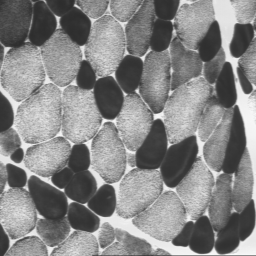
#> input picture Taller1/images/muscle.png, 256 x 256 px
$ jupyter execute Punto8Sintesis.ipynb
#> lines starting #> are read from the running program, lines starting #| are printed output that depends on the picture
[cell 1]
import matplotlib.pyplot as plt
import cv2
import numpy as np

[cell 2]
muscle = cv2.imread("./images/muscle.png")
#> muscle is the input picture: shape (256, 256, 3); min 44, max 249, mean 133.1

[cell 3]
plt.imshow(muscle, cmap='gray')
plt.show()

[cell 4]
hist = cv2.calcHist([muscle], [0], None, [256], [0, 256])
#> hist = 256 values, max 1174 at index 57, min 0 at index 0, mean 256
plt.plot(hist)
plt.show()
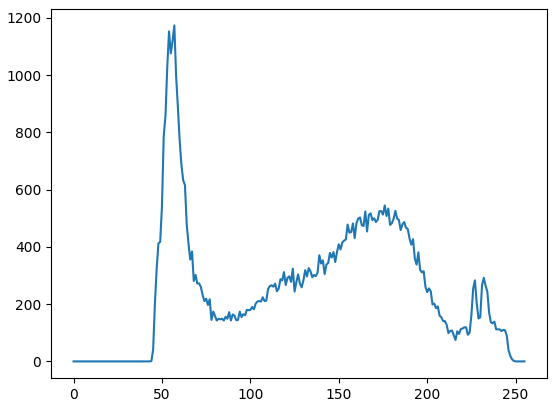
#> figure drawn by matplotlib, 1 panel; curve peaks at x = 57, y = 1174

# Expansión

[cell 5]
I_min = np.min(muscle)
#> I_min = 44
I_max = np.max(muscle)
#> I_max = 249

muscle_exp = ((muscle - I_min) * (255 / (I_max - I_min))).astype(np.uint8)
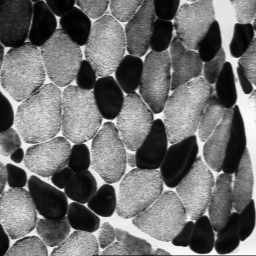
#> muscle_exp: shape (256, 256, 3); min 0, max 255, mean 110.4

[cell 6]
plt.imshow(muscle_exp, cmap='gray')
plt.show()

Ahora se puede apreciar en negro el color a colorear

[cell 7]
hist_exp = cv2.calcHist([muscle_exp], [0], None, [256], [0, 256])
#> hist_exp = 256 values, max 1174 at index 16, min 0 at index 5, mean 256
plt.plot(hist_exp)
plt.show()
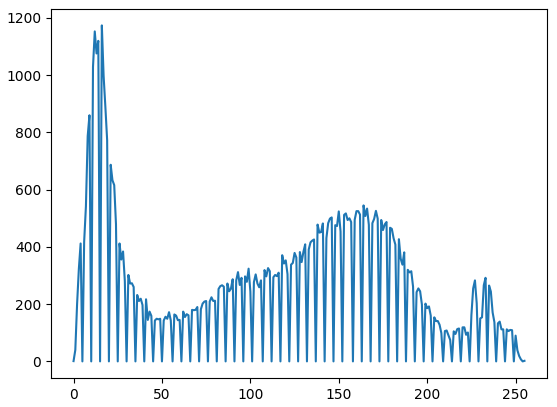
#> figure drawn by matplotlib, 1 panel; curve peaks at x = 16, y = 1174

Las fibras negras son la primera gran "montaña" del histograma, por lo que en la imagen original se pintarán de blanco los pixeles que en la imagen extendida tengan un valor por debajo de 50 (fin aproximado de la primera montaña)

[cell 8]
muscle_exp[4][4][0]
#> Out = 26

[cell 9]
img_pintada = muscle.copy()

limite = 50

for i in range(len(img_pintada)):
    for j in range(len(img_pintada[0])):
        if muscle_exp[i][j][0] < limite:
            img_pintada[i][j] = 255
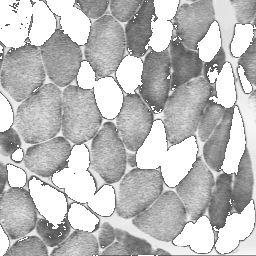
#> img_pintada: shape (256, 256, 3); min 85, max 255, mean 189.4

$ run again, with Taller1/images/bureau.png copied over Taller1/images/muscle.png
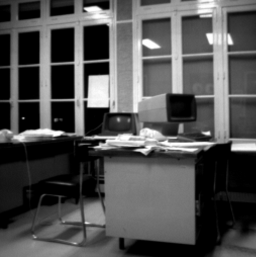
#> input picture Taller1/images/bureau.png, 256 x 257 px
#> muscle is the input picture: shape (257, 256, 3); min 0, max 255, mean 80.9
#> hist = 256 values, max 12623 at index 0, min 36 at index 251, mean 257
#> `plt.show()`:
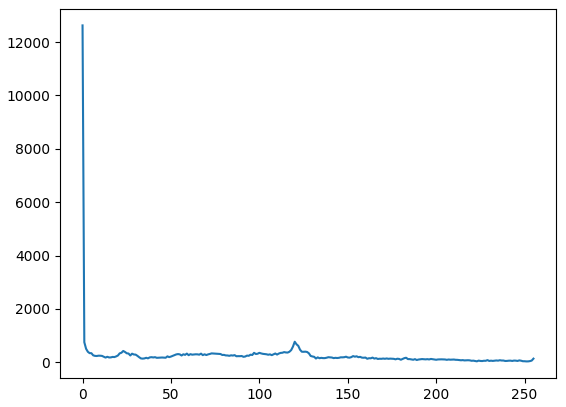
#> figure drawn by matplotlib, 1 panel; curve peaks at x = 0, y = 12623
#> I_min = 0
#> I_max = 255
#> hist_exp has the same summary as hist
#> Out = 35
#> after the loop `for i in range(len(img_pintada)):`:
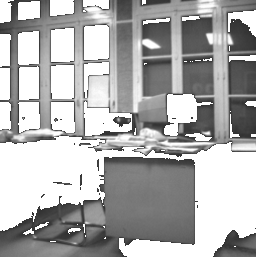
#> img_pintada: shape (257, 256, 3); min 50, max 255, mean 174.1
